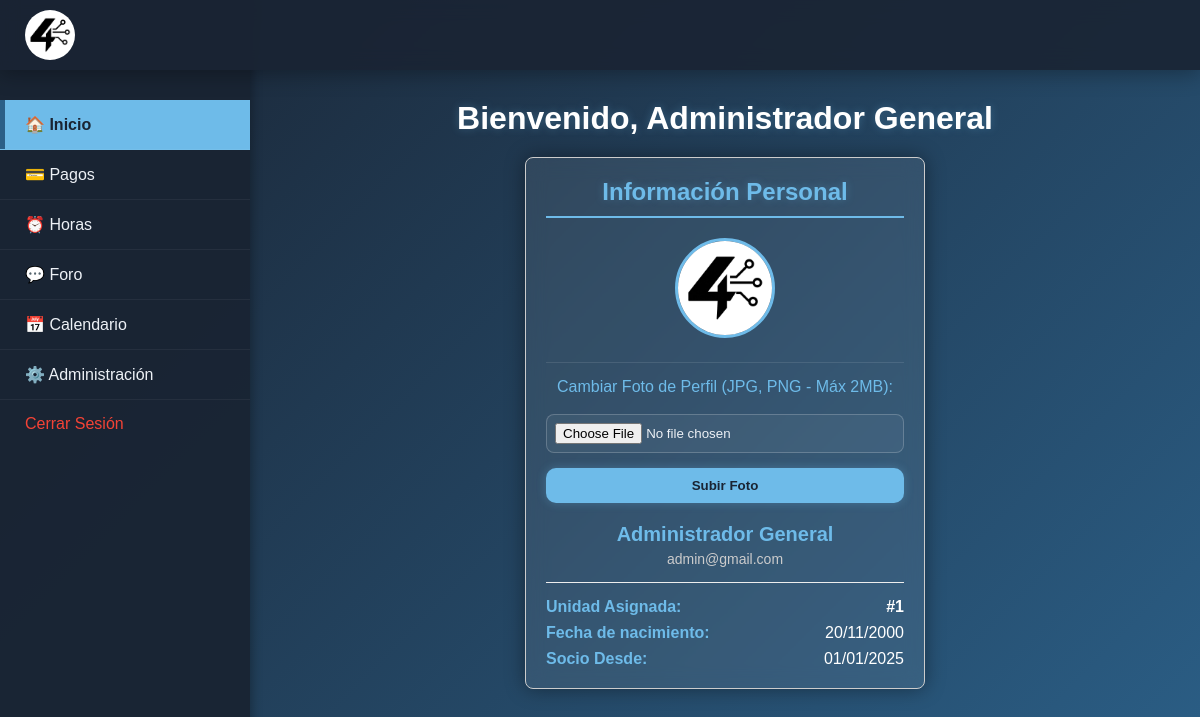
The page /htdocs/pagos.php (signed in) on the database its author committed.
### tables this page shows
CREATE TABLE `miembro` (
  `id_miembro` int(11) NOT NULL,
  `nombre` varchar(255) NOT NULL,
  `email` varchar(255) NOT NULL,
  `password` varchar(255) NOT NULL,
  `fecha_nacimiento` date DEFAULT NULL,
  `aprobado` tinyint(1) DEFAULT 0,
  `es_miembro` tinyint(1) DEFAULT 0,
  `admin` tinyint(1) DEFAULT 0,
  `estado` varchar(100) DEFAULT NULL,
  `id_unidad` int(11) DEFAULT NULL,
  `fecha_ingreso` date DEFAULT NULL,
  `foto_perfil` VARCHAR(255) DEFAULT NULL
);

### htdocs/pagos.php (the view, shortened to what this page needs)
<?php
require "conexion.php";
$id = $_SESSION["id"];
$sql = "
    SELECT
        m.es_miembro,
        m.admin,
        m.nombre AS nombre_completo,
        m.email,
        m.id_unidad,
        m.fecha_nacimiento,
        m.fecha_ingreso AS fecha_socio,
        m.foto_perfil AS foto_perfil_url
    FROM
        miembro m
    WHERE
        m.id_miembro = ?
";
$stmtUser = $conexion->prepare($sql);
$stmtUser->bind_param("i", $id);
$stmtUser->execute();
$resultUser = $stmtUser->get_result();
$user = $resultUser ? $resultUser->fetch_assoc() : null;
?>
<!DOCTYPE html>
<html lang="es">
<head>
      <link href="https://cdn.jsdelivr.net/npm/fullcalendar@6.1.11/index.global.min.css" rel="stylesheet">
</head>
<body>
  <header>
    <div class="header-logo-container">
        <img src="logo.jpeg" alt="Logo Cooperativa" class="header-logo">
    </div>
    </header>
   <div class="sidebar">
    <ul class="lateral">
        <li class="activa-menu" data-target="seccion-inicio">🏠 Inicio</li>
        <li data-target="seccion-pagos">💳 Pagos</li>
        <li data-target="seccion-horas">⏰ Horas</li>
        <li data-target="seccion-foro">💬 Foro</li>
        <li data-target="seccion-calendario">📅 Calendario</li>
        <?php if (!empty($user) && $user['admin'] == 1): ?>
            <li data-target="seccion-admin">⚙️ Administración</li>
        <?php endif; ?>
        <form method="post" action="logout.php" class="logout-form">
            <button type="submit" class="logout-btn">
                Cerrar Sesión
            </button>
        </form>
    </ul>
</div>
    <main class="main-container">
        <div class="form-wrapper">
           <div id="seccion-inicio" class="seccion activa">
             <?php if ($user): ?>
            <h1 class="titulo-principal">Bienvenido, <span><?= htmlspecialchars($user['nombre_completo']) ?></span></h1>
        <?php endif; ?>
    <div class="form-box" style="padding: 20px; border: 1px solid #ccc; border-radius: 8px; max-width: 400px; margin: 0 auto; text-align: center;">
        <h2 style="color: #6ebbe9; border-bottom: 2px solid #6ebbe9; padding-bottom: 10px; margin-top: 0;">Información Personal</h2>
        <div style="margin-bottom: 20px;">
            <?php if (!empty($user['foto_perfil_url'])): ?>
                <img src="<?= htmlspecialchars($user['foto_perfil_url']) ?>?t=<?= time() ?>" alt="Foto de Perfil" style="width: 100px; height: 100px; border-radius: 50%; object-fit: cover; border: 3px solid #6ebbe9;">
            <?php else: ?>
                <div style="width: 100px; height: 100px; border-radius: 50%; background-color: rgba(110, 187, 233, 0.3); display: inline-flex; align-items: center; justify-content: center; font-size: 14px; color: #1a2433; border: 1px solid #ddd;">
                    Sin Foto
                </div>
            <?php endif; ?>
        </div>
        <div style="margin-bottom: 20px; border-top: 1px solid rgba(255,255,255,0.1); padding-top: 15px;">
            <form method="POST" enctype="multipart/form-data">
                <label for="foto_perfil" style="display: block; margin-bottom: 10px; color: #6ebbe9;">Cambiar Foto de Perfil (JPG, PNG - Máx 2MB):</label>
                <input
                    type="file"
                    name="foto_perfil"
                    id="foto_perfil"
                    accept=".jpg, .jpeg, .png"
                    required
                    style="width: 100%; margin-bottom: 15px; background: rgba(255, 255, 255, 0.05); border: 1px solid rgba(255, 255, 255, 0.2); padding: 8px;"
                >
                <button type="submit" name="subir_foto_perfil" class="postularme" style="width: 100%;">Subir Foto</button>
            </form>
        </div>
        <p style="font-size: 20px; font-weight: bold; color: #6ebbe9; margin-bottom: 5px;">
            <?= htmlspecialchars($user['nombre_completo'] ?? 'Nombre No Disponible') ?>
        </p>
        <p style="font-size: 14px; color: #ccc; margin-bottom: 15px;">
            <i class="fas fa-envelope"></i> <?= htmlspecialchars($user['email'] ?? 'correo@ejemplo.com') ?>
        </p>
        <hr style="border: 0; border-top: 1px solid #eee; margin: 15px 0;">
        <div style="text-align: left; margin-top: 15px;">
            <p style="margin-bottom: 8px;">
                <strong style="color: #6ebbe9;">Unidad Asignada:</strong>
                <?php if (!empty($user['id_unidad'])): ?>
                    <span style="font-size: 16px; font-weight: bold; float: right; color: #fff;">#<?= htmlspecialchars($user['id_unidad']) ?></span>
                <?php else: ?>
                    <em style="color: #888; float: right;">No asignada</em>
                <?php endif; ?>
            </p>
       <p style="margin-bottom: 8px;">
    <strong style="color: #6ebbe9;">Fecha de nacimiento:</strong>
     <?php if (!empty($user['fecha_nacimiento'])): ?>
            <span style="float: right; color: #fff;"><?= htmlspecialchars(date('d/m/Y', strtotime($user['fecha_nacimiento']))) ?></span>
        <?php else: ?>
            <em style="color: #888; float: right;">Dato no disponible</em>
        <?php endif; ?>
</p>
            <p style="margin-bottom: 0;">
                <strong style="color: #6ebbe9;">Socio Desde:</strong>
                <?php if (!empty($user['fecha_socio'])): ?>
                    <span style="float: right; color: #fff;"><?= htmlspecialchars(date('d/m/Y', strtotime($user['fecha_socio']))) ?></span>
                <?php else: ?>
                    <em style="color: #888; float: right;">Dato no disponible</em>
                <?php endif; ?>
            </p>
        </div>
    </div>
</div>
</div>
</main>
</body>
</html>

### htdocs/pagos.php (style rules this page uses)
* { box-sizing: border-box; margin: 0; padding: 0; font-family: "Poppins", sans-serif; }
body { background: linear-gradient(135deg, #1a2433, #2b5f87); background-attachment: fixed; min-height: 100vh; padding: 0; color: #edf1f6; display: flex; }
header { background: rgba(26, 36, 51, 0.9); backdrop-filter: blur(10px); height: 70px; width: 100%; position: fixed; top: 0; left: 0; display: flex; justify-content: flex-start; align-items: center; padding: 0 25px; box-shadow: 0 4px 20px rgba(0, 0, 0, 0.3); z-index: 10; }
.header-logo-container { display: flex; align-items: center; gap: 10px; }
.header-logo { height: 50px; width: auto; border-radius:100%; image-rendering: optimizeQuality; }
.sidebar { width: 250px; background: rgba(26, 36, 51, 0.95); padding-top: 100px; position: fixed; top: 0; left: 0; height: 100vh; box-shadow: 2px 0 10px rgba(0, 0, 0, 0.3); z-index: 5; }
.lateral { list-style: none; padding: 0; }
.lateral li { padding: 15px 25px; cursor: pointer; font-weight: 500; transition: background 0.3s ease, color 0.3s ease; border-bottom: 1px solid rgba(255, 255, 255, 0.05); }
.lateral li.activa-menu { background: #6ebbe9; color: #1a2433; font-weight: 700; box-shadow: inset 5px 0 0 #2b5f87; }
.main-container { margin-left: 250px; padding: 100px 20px 40px; width: calc(100% - 250px); }
.form-wrapper { width: 100%; max-width: 1000px; margin: 0 auto; display: flex; flex-direction: column; gap: 30px; }
.seccion { display: none; }
.seccion.activa { display: block; animation: fadeIn 0.8s ease-in-out; }
h1, h2, h3 { text-align: center; color: #ffffffff; text-shadow: 0 0 8px rgba(110, 187, 233, 0.3); margin-bottom: 20px; font-weight: 600; }
.form-box { background: rgba(255, 255, 255, 0.08); backdrop-filter: blur(10px); border-radius: 16px; padding: 25px; box-shadow: 0 0 20px rgba(0, 0, 0, 0.4); }
input, textarea, select { width: 100%; padding: 10px; margin-top: 8px; margin-bottom: 16px; border-radius: 8px; border: 1px solid rgba(255, 255, 255, 0.3); background: rgba(255, 255, 255, 0.1); color: #edf1f6; resize: vertical; }
label { font-weight: 500; color: #edf1f6; }
button, .postularme { background: #6ebbe9; color: #1a2433; border: none; padding: 10px 20px; border-radius: 10px; cursor: pointer; font-weight: 600; transition: all 0.3s ease; box-shadow: 0 0 10px rgba(110, 187, 233, 0.3); }
.logout-form { display: block; padding: 0; margin: 0; }
.logout-btn { display: block; width: 100%; text-align: left; box-shadow: none; padding: 15px 25px; background: transparent; border: none; cursor: pointer; font-size: 16px; font-weight: 500; border-radius: 0; color: #F44336; transition: background 0.3s ease, color 0.3s ease; user-select: none; -webkit-user-select: none; }
.lateral li { padding: 15px 25px; cursor: pointer; font-weight: 500; transition: background 0.3s ease, color 0.3s ease; border-bottom: 1px solid rgba(255, 255, 255, 0.05); user-select: none; -webkit-user-select: none; -moz-user-select: none; -ms-user-select: none; }
.activa { display:block; }
.seccion { display:none; }
.activa-menu { font-weight:bold; }

### rows shown on the page
miembro: nombre "Administrador General", foto_perfil (picture), email "admin@gmail.com", id_unidad "1", fecha_nacimiento "20/11/2000", fecha_ingreso "01/01/2025"
